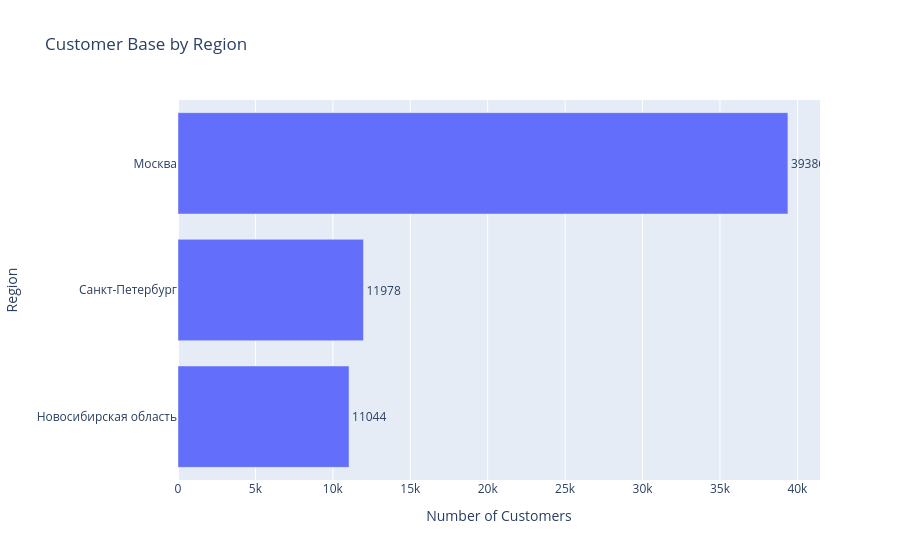

Notebook code cell kept with this figure:
### Code cell
fig = px.bar(
    df.sort_values("total_users_region", ascending=True),
    x="total_users_region",
    y="region",
    orientation="h",
    title="Customer Base by Region",
    labels={
        "total_users_region": "Number of Customers",
        "region": "Region"
    },
    text="total_users_region"
)

fig.update_traces(textposition="outside")

fig.show()

### Figure 1 — Plotly figure (JSON) as saved in the notebook; plotly's stock layout.template omitted (floating-point values rounded to 4 significant figures)
{"data": [{"hovertemplate": "Number of Customers=%{text}<br>Region=%{y}<extra></extra>", "legendgroup": "", "marker": {"color": "#636efa", "pattern": {"shape": ""}}, "name": "", "orientation": "h", "showlegend": false, "text": [11040.0, 11980.0, 39390.0], "textposition": "outside", "type": "bar", "x": [11044, 11978, 39386], "xaxis": "x", "y": ["Новосибирская область", "Санкт-Петербург", "Москва"], "yaxis": "y"}], "layout": {"barmode": "relative", "legend": {"tracegroupgap": 0}, "title": {"text": "Customer Base by Region"}, "xaxis": {"anchor": "y", "domain": [0, 1], "title": {"text": "Number of Customers"}}, "yaxis": {"anchor": "x", "domain": [0, 1], "title": {"text": "Region"}}}}
